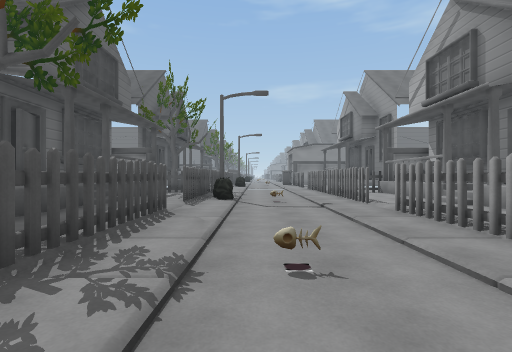
view 1 (above)

15 first-person views from a walk through a scene from a Unity 3-D project. The camera is 1.4 m above the floor, looks level and sees 85° across. The floor is counted in squares, 2 m on a side. Each view is taken from the middle of a square. On the plan, view 1 faces up. The plan holds only what a view shows up to about 9 squares ahead; the rest is blank. The place goes on beyond the plan. The player character is not drawn.

view 2
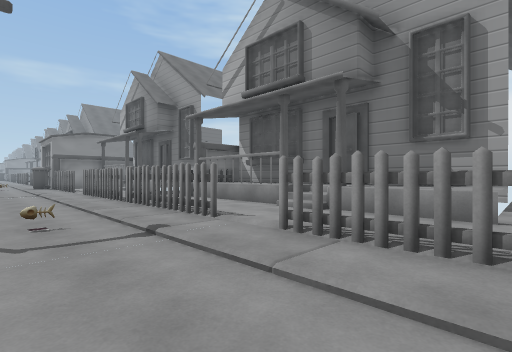

view 3
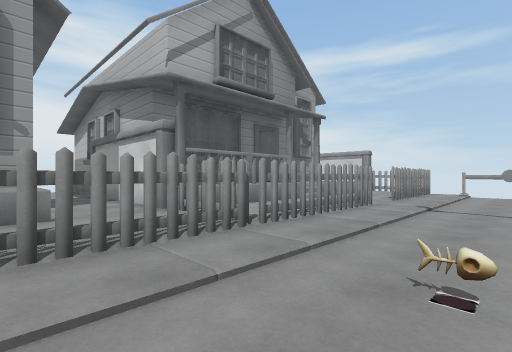

view 4
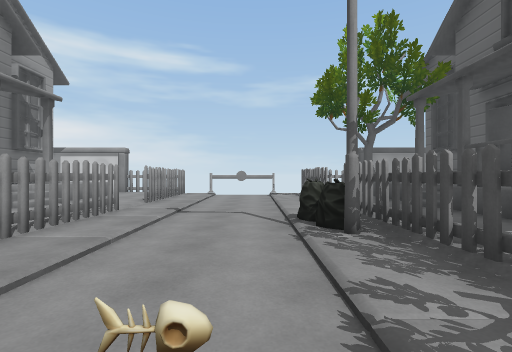

view 5
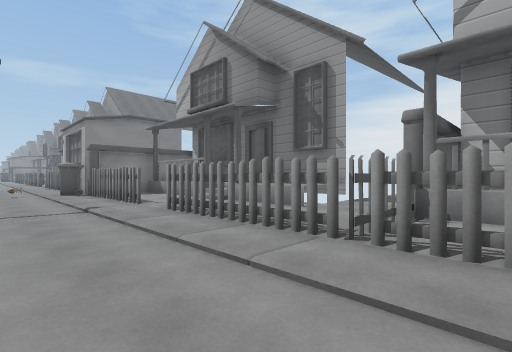

view 6
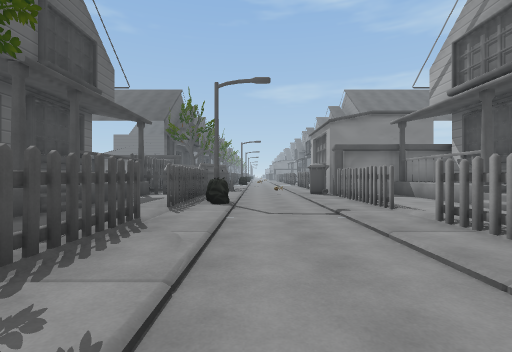

view 7
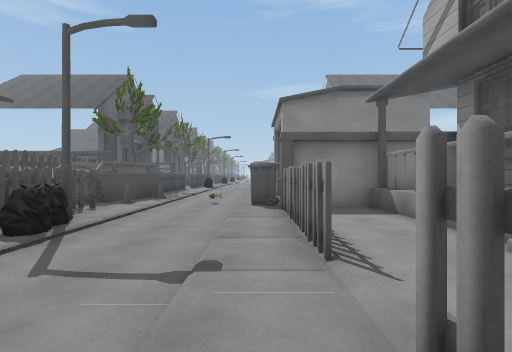

view 8
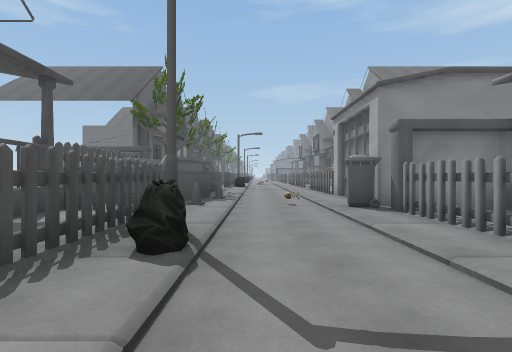

view 9
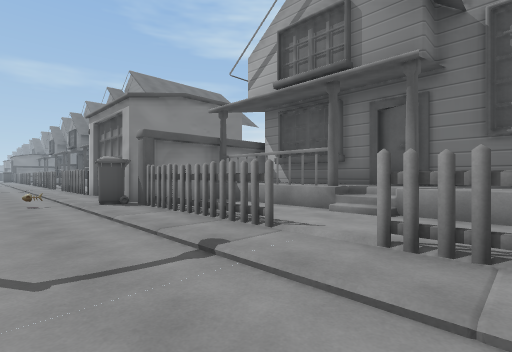

view 10
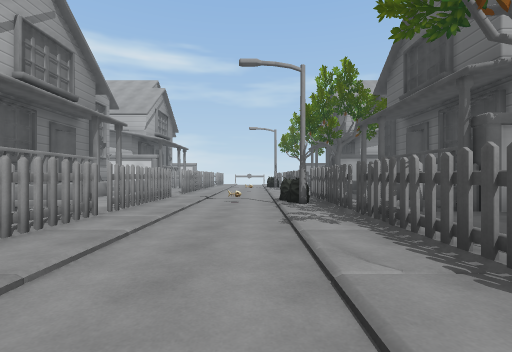

view 11
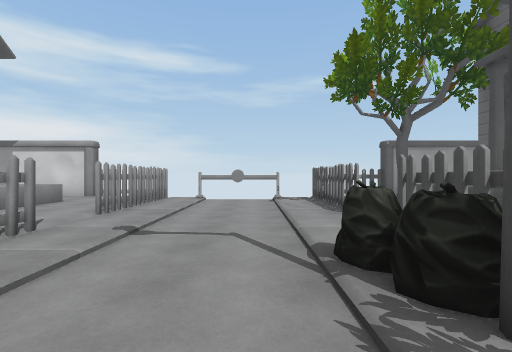

view 12
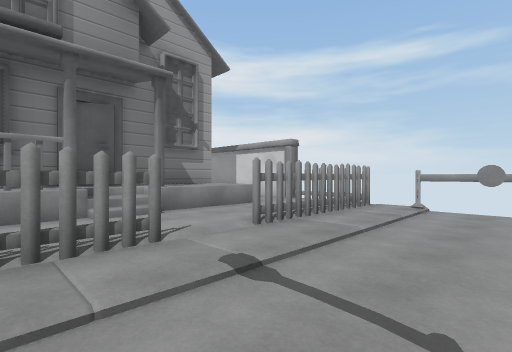

view 13
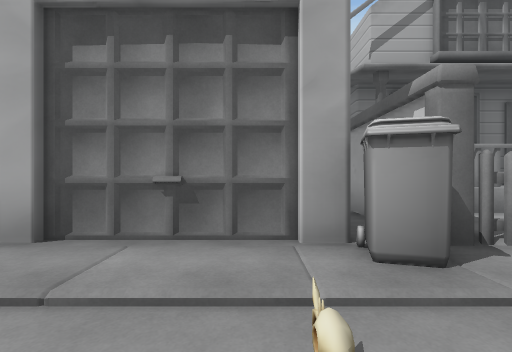

view 14
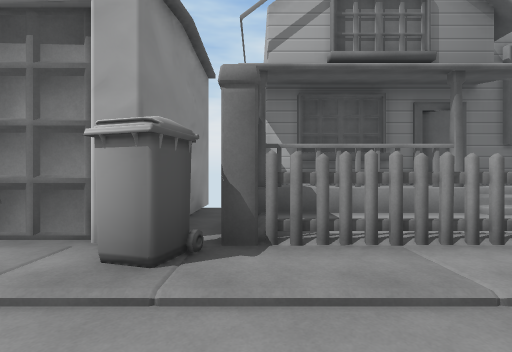

view 15
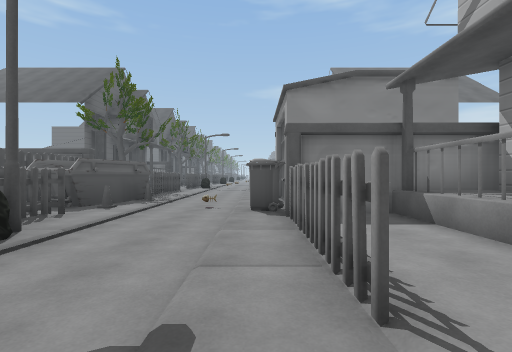

### Floor plan
Key: @ floor where view 1 was taken; # wall or solid block; x gap in a wall; . main floor; - floor 0.25 m lower than the main floor; : floor 0.75 m higher than the main floor; / step, stairs or slope; = window, fence, low wall or low ledge; ^ raised ledge; S streetlight; C cone; O other object.
Columns run from 3 left of view 1 to 10 right of it. Each row starts with its distance up from view 1.
 23   x--.#
 22  #O--.#
 21 ^^.-=.#
 20 ##C--#####
 19 ## --.#-##
 18  #S--.#.:#
 17  #S--.#.:##
 16  #=--.#.::#
 15  # --.x//##
 14  # --.#.#:#
 13   #--.x.::
 12   #--.#.//.
 11  # --.#....
 10  # --.#######
  9  #S--.#.:#
  8  #^--.#.:##
  7  #=--.#.::#
  6  # --../=##
  5  # --.#.::#
  4   #--.#.::
  3   #--.x......
  2  ##=-.#.......
  1  # --.########
  0  #S@-.#.=#
 -1  #=--.#.##
 -2  # --.#.##
 -3    --...##
 -4   #--.#.=#
 -5   #--.#.:#
 -6   #--.x..
 -7   #-^-###
 -8          ###

Where each view was taken, in squares from view 1:
view 1: 0 up, 0 right, facing up
view 2: 3 up, 0 right, facing up-right
view 3: 4 up, 0 right, facing down-right
view 4: 3 up, 0 right, facing down
view 5: 9 up, 0 right, facing up-right
view 6: 10 up, 0 right, facing up
view 7: 13 up, 2 right, facing up
view 8: 14 up, 0 right, facing up
view 9: 13 up, 0 right, facing up-right
view 10: 15 up, 0 right, facing down
view 11: 1 up, 0 right, facing down
view 12: 1 down, 0 right, facing down-right
view 13: 21 up, 0 right, facing right
view 14: 19 up, 0 right, facing right
view 15: 14 up, 2 right, facing up
